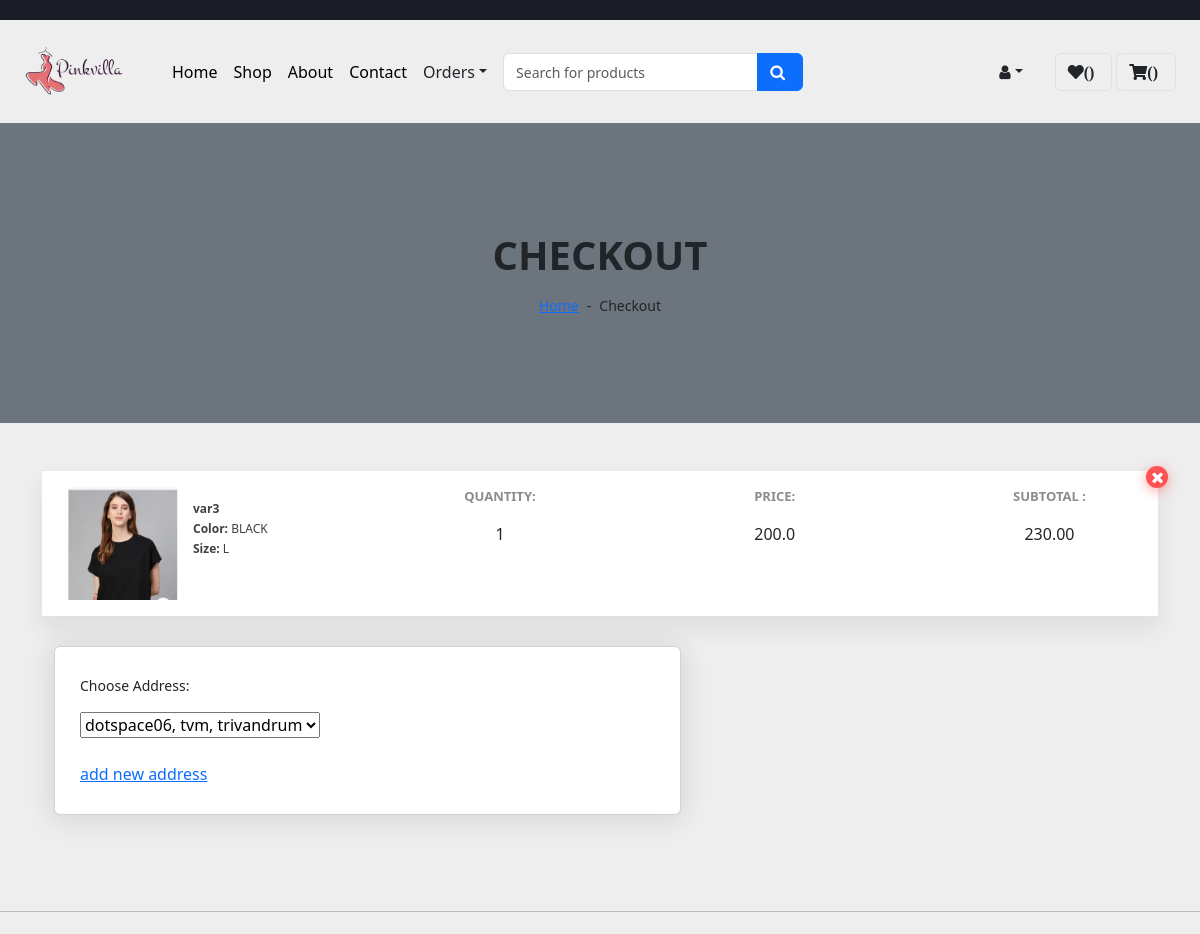
/checkout/ (signed in, upper part), run on an earlier commit of the app's database.
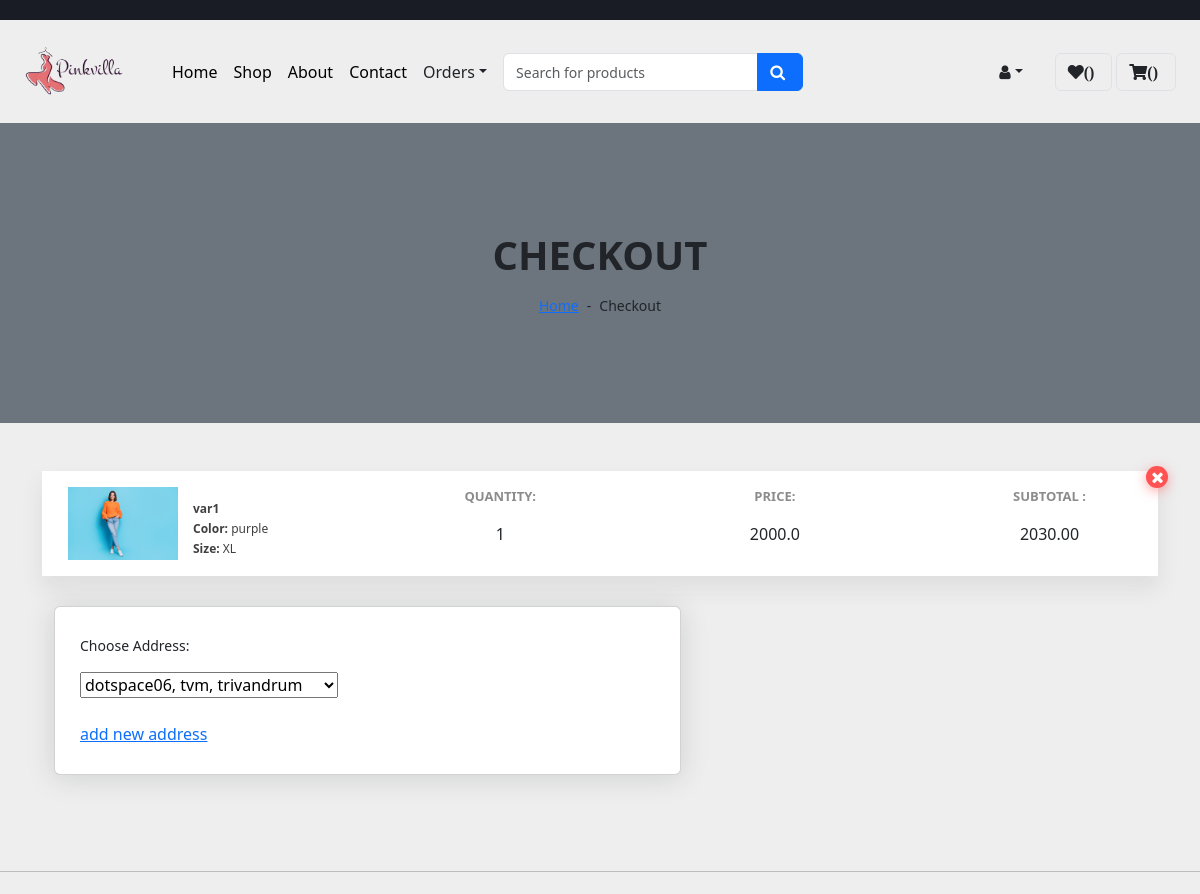
And on a later commit of the database.
### app1/models.py (models this page shows, shortened)
class Cart(models.Model):
    username = models.ForeignKey(custom_user,on_delete=models.CASCADE)
    variant = models.ForeignKey(Variant,on_delete=models.CASCADE)
    coupon = models.ForeignKey(Coupon, on_delete=models.SET_NULL,null=True,blank= True)
    discount_price= models.DecimalField(max_digits=10,decimal_places=2,default=0)
    quantity = models.PositiveIntegerField(default=1)
    def total_cost(self):
        return self.quantity * self.variant.price

class Variant(models.Model):
    id = models.AutoField(primary_key=True)
    variant = models.CharField(max_length=100,blank= True,null= True)
    Product = models.ForeignKey(Product,on_delete=models.CASCADE)
    Color = models.ForeignKey(Color,on_delete=models.CASCADE)
    Size = models.ForeignKey(Size,on_delete=models.CASCADE)
    quantity = models.IntegerField(default=1)
    price = models.FloatField(default=0)
    image1 = models.ImageField(blank=True, upload_to='images/')
    image2 = models.ImageField(blank=True, upload_to='images/')
    image3 = models.ImageField(blank=True, upload_to='images/')
    image4 = models.ImageField(blank=True, upload_to='images/')

class Color(models.Model):
    color = models.CharField(max_length=50)
    def __str__(self):
        return self.color

class Size(models.Model):
    size = models.CharField(max_length=20)
    def __str__(self):
        return self.size

### app1/views.py (the view, shortened to what this page needs)
# urls.py: path('checkout/', views.checkout, name='checkout'),
def checkout(request):
  if "username" in request.session:
    print(RAZORPAY_API_SECRET_KEY,"####################")
    username=custom_user.objects.get(username=request.session["username"])
    cartobj = Cart.objects.filter(username = username)
    addobj = Address.objects.filter(username = username)
    total_cost = sum(item.total_cost() for item in cartobj)+40
    coupon_discount = sum(item.coupon.discount_price for item in cartobj if item.coupon)
    total_cost =Decimal(total_cost) - coupon_discount
    client = razorpay.Client(
    auth=(RAZORPAY_API_KEY, RAZORPAY_API_SECRET_KEY))
    amount=int(total_cost*100)
    currency='INR'
    data = dict(amount=amount,currency=currency,payment_capture=1)
    payment_order = client.order.create(data=data)
    payment_order_id=payment_order['id']
    context = {
            'username': username,
            'cartobj': cartobj,
            'addobj': addobj,
            'total_cost':total_cost,
            "api_key":RAZORPAY_API_KEY,
            "amount":400,
            "order_id":payment_order_id,
            }
    return render (request,"checkout.html",context)

### app1/templates/Checkout.html (shortened to what this page needs)
{% extends 'product_detail.html' %}
{% load static %}
{% block main-content %}
 <div class="container-fluid bg-secondary mb-5">
    <div class="d-flex flex-column align-items-center justify-content-center" style="min-height: 300px">
        <h1 class="font-weight-semi-bold text-uppercase mb-3">Checkout</h1>
        <div class="d-inline-flex">
            <p class="m-0"><a href="">Home</a></p>
            <p class="m-0 px-2">-</p>
            <p class="m-0">Checkout</p>
        </div>
    </div>
</div>
<link href="https://maxcdn.bootstrapcdn.com/font-awesome/4.3.0/css/font-awesome.min.css" rel="stylesheet">
  <div class="container pb-5 mb-2">
      <div class="cart-item d-md-flex justify-content-between"><span class="remove-item"><i class="fa fa-times"></i></span>
          {% for item in cartobj %}
            <div class="px-3 my-3">
                    <div class="cart-item-product-thumb">
                      <img src="{{ item.variant.image1.url }}" alt="" class="img-fluid">
                    </div>
                    <div class="cart-item-product-info">
                        <span><strong>{{ item.variant.variant }}</strong> </span>
                        <span><strong>Color:</strong> {{item.variant.Color}}</span>
                        <span><strong>Size:</strong> {{item.variant.Size}}</span>
                    </div>
            </div>
          <div class="px-3 my-3 text-center">
              <div class="cart-item-label">Quantity:</div>
                <div class="count-input">
                  {{ item.quantity }}
              </div>
            </div>
              <div class="px-3 my-3 text-center">
              <div class="cart-item-label">Price:</div>
              <div class="count-input">
                {{ item.variant.price }}
              </div>
          </div>
          {% endfor%}
          <div class="px-3 my-3 text-center">
              <div class="cart-item-label">Subtotal :</div>
              <div class="count-input">
                {{total_cost}}
              </div>
          </div>
        </div>
  <aside class =" col-md-7">
    <div class = "card mb-3">
        <div class = " card-body">
          <form action="{% url 'checkout'  %}" method="POST" name="order_post">
                          <div>
                                  <p>Choose Address: </p>
                                  <select id="addressid" name="address">
                                      {% for address in addobj %}
                                          <option value="{{ address.id }}">{{ address.flat }}, {{ address.locality }}, {{ address.city }}</option>
                                      {% endfor %}
                                  </select>
                                  <br><br>
                                <a class  href="{% url 'user_profile' %}">add new address</a>
                          </div>
                      </div>
                  </div>
                  <br>
                </div>
                <hr class="my-2">
              <div class="row pt-3 pb-5 mb-2">
              </div>
{% endblock main-content %}

What changed in the data, as far as the page shows it:
removed Cart: variant.image1 (picture), variant.variant "var3", variant.Color "BLACK", variant.Size "L", quantity "1", variant.price "200.0"
added Cart: variant.image1 (picture), variant.variant "var1", variant.Color "purple", variant.Size "XL", quantity "1", variant.price "2000.0"
Also different on the page:
{{ total_cost }}: "230.00" → "2030.00"
